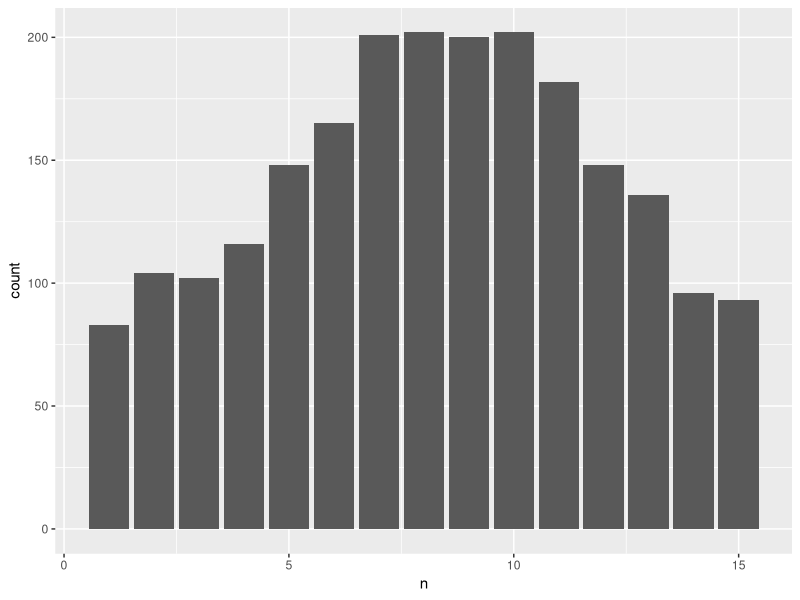
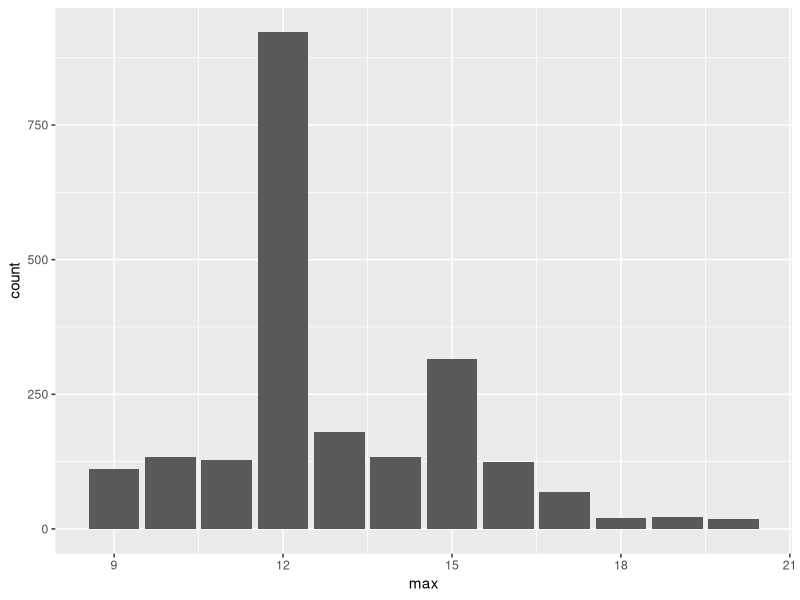
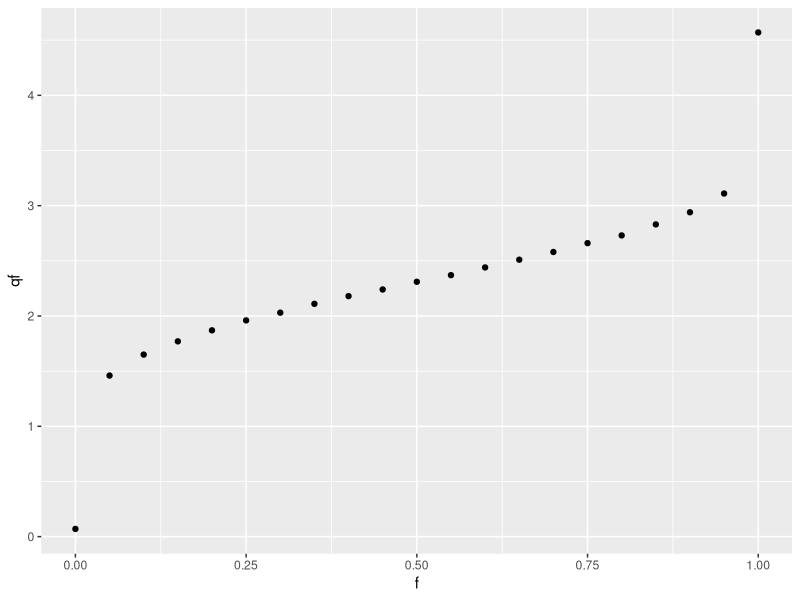
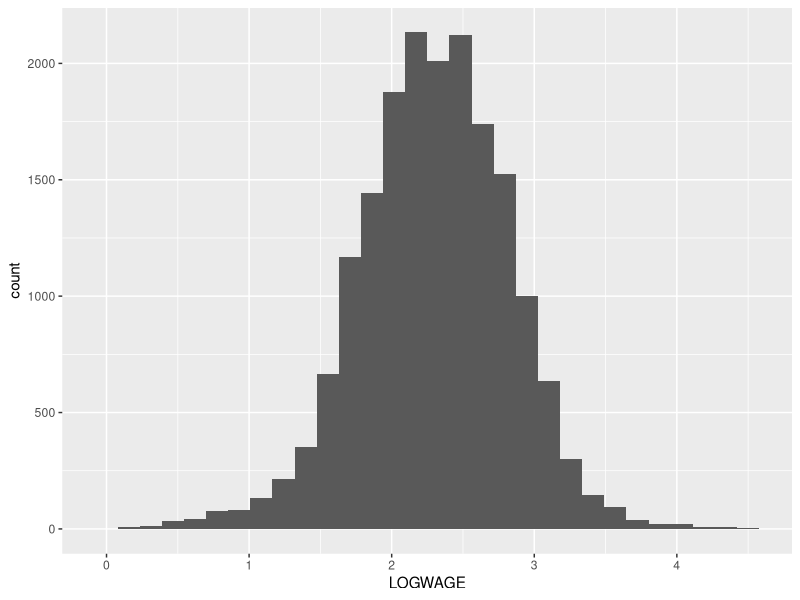
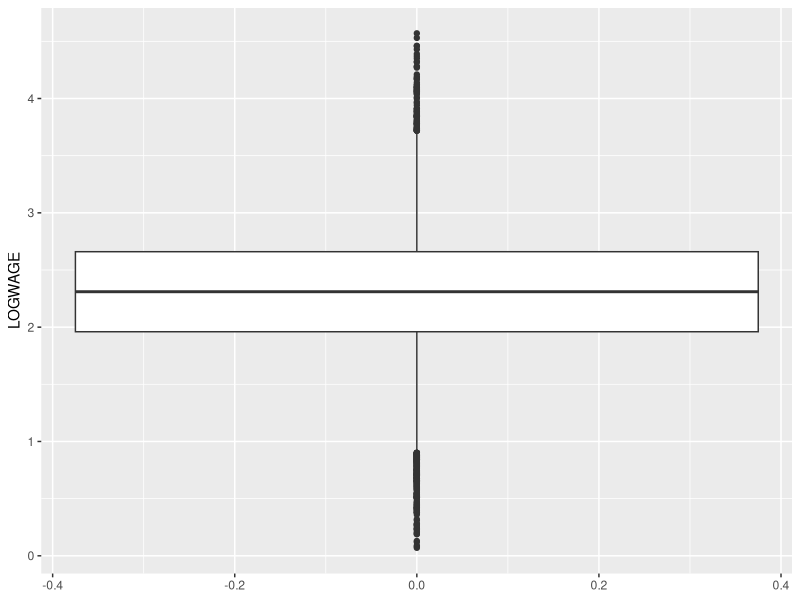
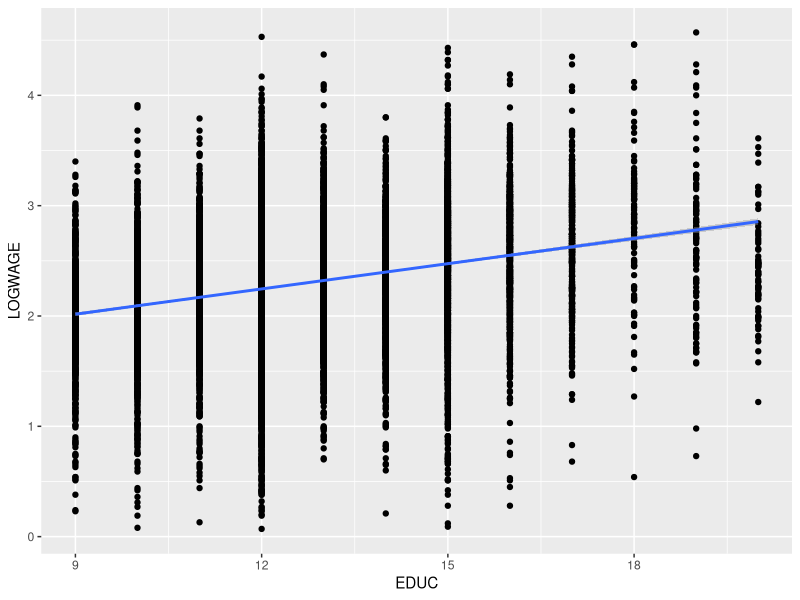
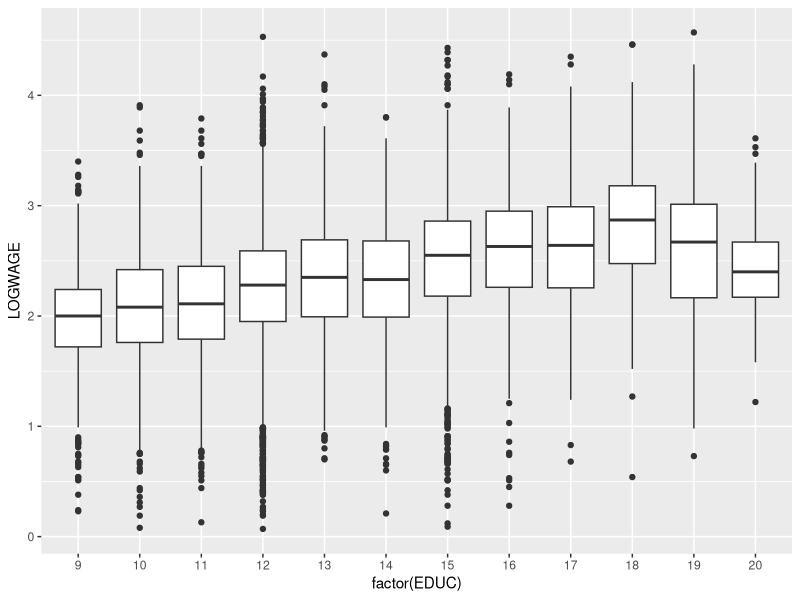
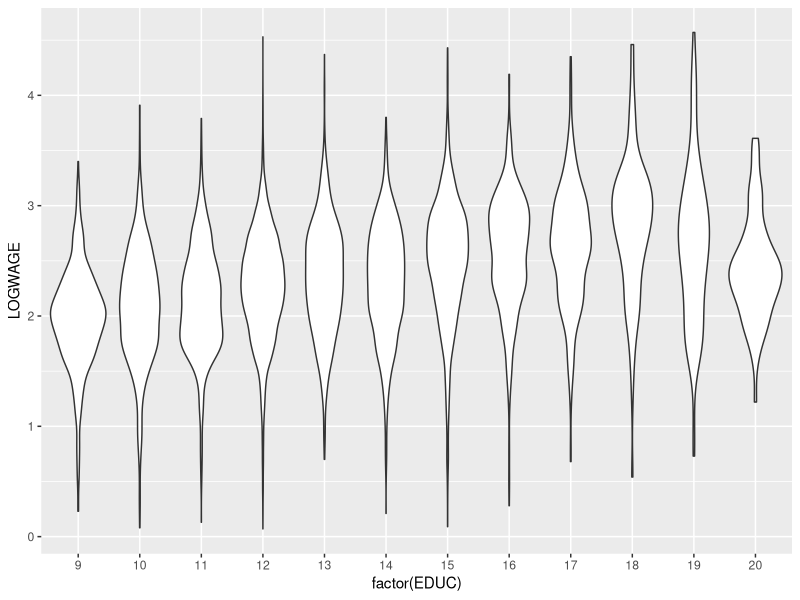

Source code (R) for these figures, in order: (Note: this script raises an error after producing the figures.)
# load modules
library(ggplot2)
library(readr)
library(tibble)
library(dplyr)
library(tidyr)

# load the data
kt <- read_csv("data/koopAndTobias/koop_tobias.csv")

# data preview
kt

# key features of the data

## observations
row_n <- n_distinct(kt)

## variables
col_n <- length(kt)

## unique cases
cases <- n_distinct(kt$PERSONID)

## wrap info regarding data's key features
key_features <- tribble(
  ~Observations, ~Variables, ~Cases,
  row_n, col_n, cases
)

# measurement occasions by individual
obs <- kt %>% group_by(PERSONID) %>% count()
ggplot(data = obs, mapping = aes(x = n)) +
  geom_bar()

# distribution of individuals by higher education level attained
max_ed <- kt %>% group_by(PERSONID) %>% summarise(max = max(EDUC))
ggplot(data = max_ed, mapping = aes(x = max)) + 
  geom_bar()

# distribution of log(hourly wage)
seq <- seq(0, 1, 0.05)
qf <- tibble(
  f = seq,
  qf = quantile(kt$LOGWAGE, probs = seq, names = FALSE)
)
ggplot(data = qf, mapping = aes(x = f, y = qf)) +
  geom_point()

ggplot(data = kt, mapping = aes(x = LOGWAGE)) +
  geom_histogram()

ggplot(data = kt, mapping = aes(y = LOGWAGE)) +
  geom_boxplot(orientation = "x")

# correlation between education and log(hourly wage)
ggplot(data = kt, mapping = aes(x = EDUC, y = LOGWAGE)) +
  geom_point() +
  geom_smooth(formula = y ~ x, method = lm)

ggplot(data = kt, mapping = aes(x = factor(EDUC), y = LOGWAGE)) +
  geom_boxplot()

ggplot(data = kt, mapping = aes(x = factor(EDUC), y = LOGWAGE)) +
  geom_violin(scale = "area")


# correlation between parents' education and log(hourly wage)
kt_pivot <- kt |> select(PERSONID, LOGWAGE, MOTHERED, FATHERED) %>% 
  pivot_longer(cols = ends_with("ED"))
ggplot(data = kt, mapping = aes(x = FATHERED, y = LOGWAGE)) +
  geom_point() + 
  geom